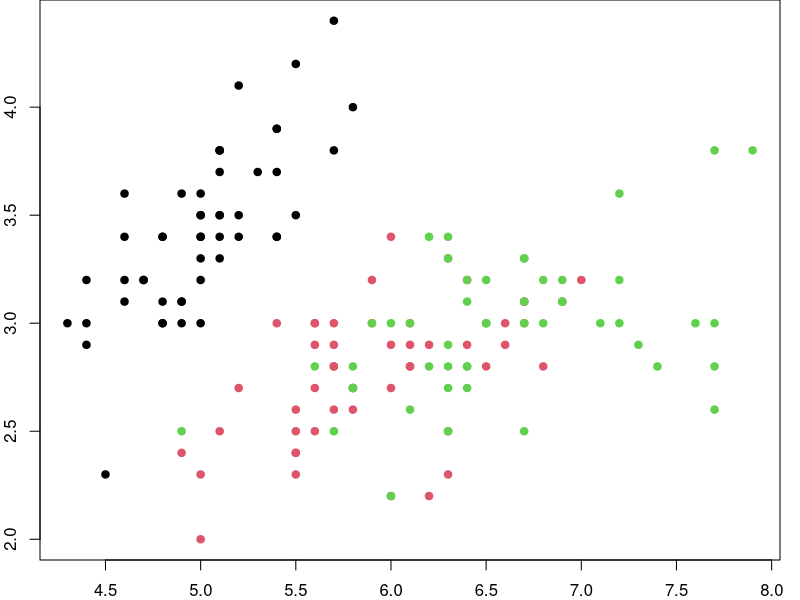
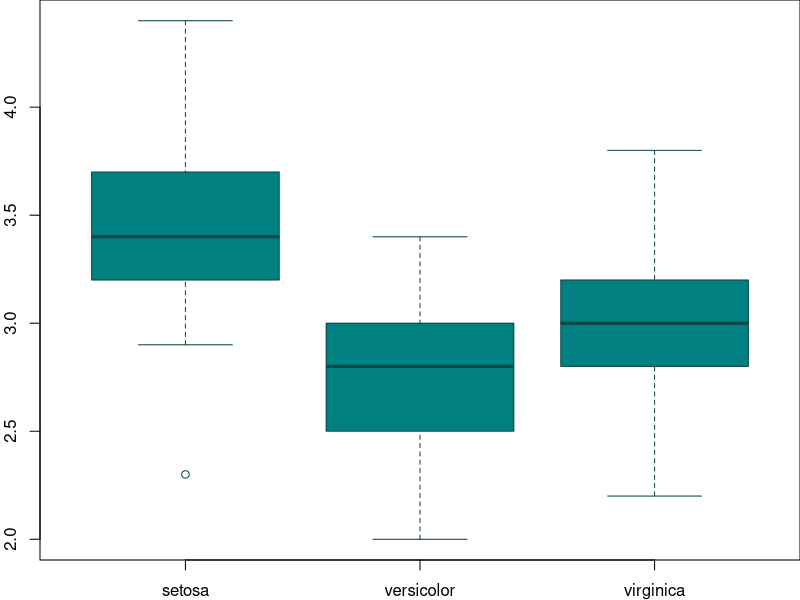

These charts were generated, in order, by the following R code:
## ---- chunk 1
knitr::opts_chunk$set(results = 'asis',
                      echo = FALSE,
                      warning = FALSE,
                      tidy = FALSE,
                      message = FALSE,
                      fig.align = 'center',
                      out.width = "100%")
options(knitr.table.format = "html") 
## ---- chunk 2
knitr::write_bib(c('posterdown', 'rmarkdown','pagedown'), 'packages.bib')
## ---- chunk 3
par(mar=c(2,2,0,1))
plot(x = iris$Sepal.Length, y = iris$Sepal.Width,
     col = iris$Species, pch = 19, xlab = "Sepal Length",
     ylab = "Sepal Width")
## ---- chunk 4
#trim whitespace
par(mar=c(2,2,0,0))
#plot boxplots
boxplot(iris$Sepal.Width~iris$Species,
        col = "#008080", 
        border = "#0b4545",
        ylab = "Sepal Width (cm)",
        xlab = "Species")
## ---- chunk 5
knitr::kable(
  iris[1:8,1:5], format = "html",
  caption = "A table made with the **knitr::kable** function.",
  align = "c", col.names = c("Sepal <br> Length",
                             "Sepal <br> Width",
                             "Petal <br> Length",
                             "Petal <br> Width",
                             "Species"),
  escape = FALSE)
